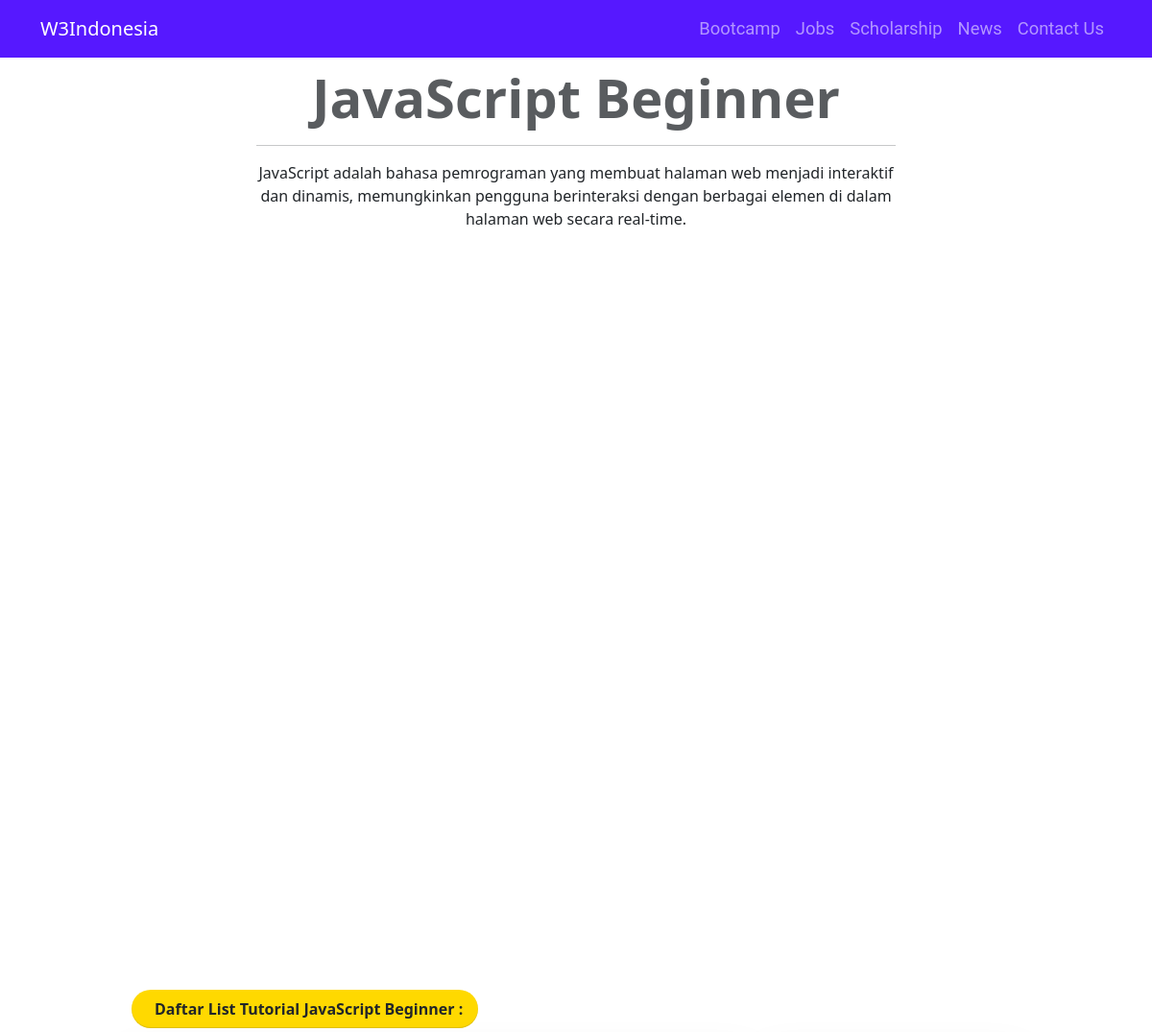
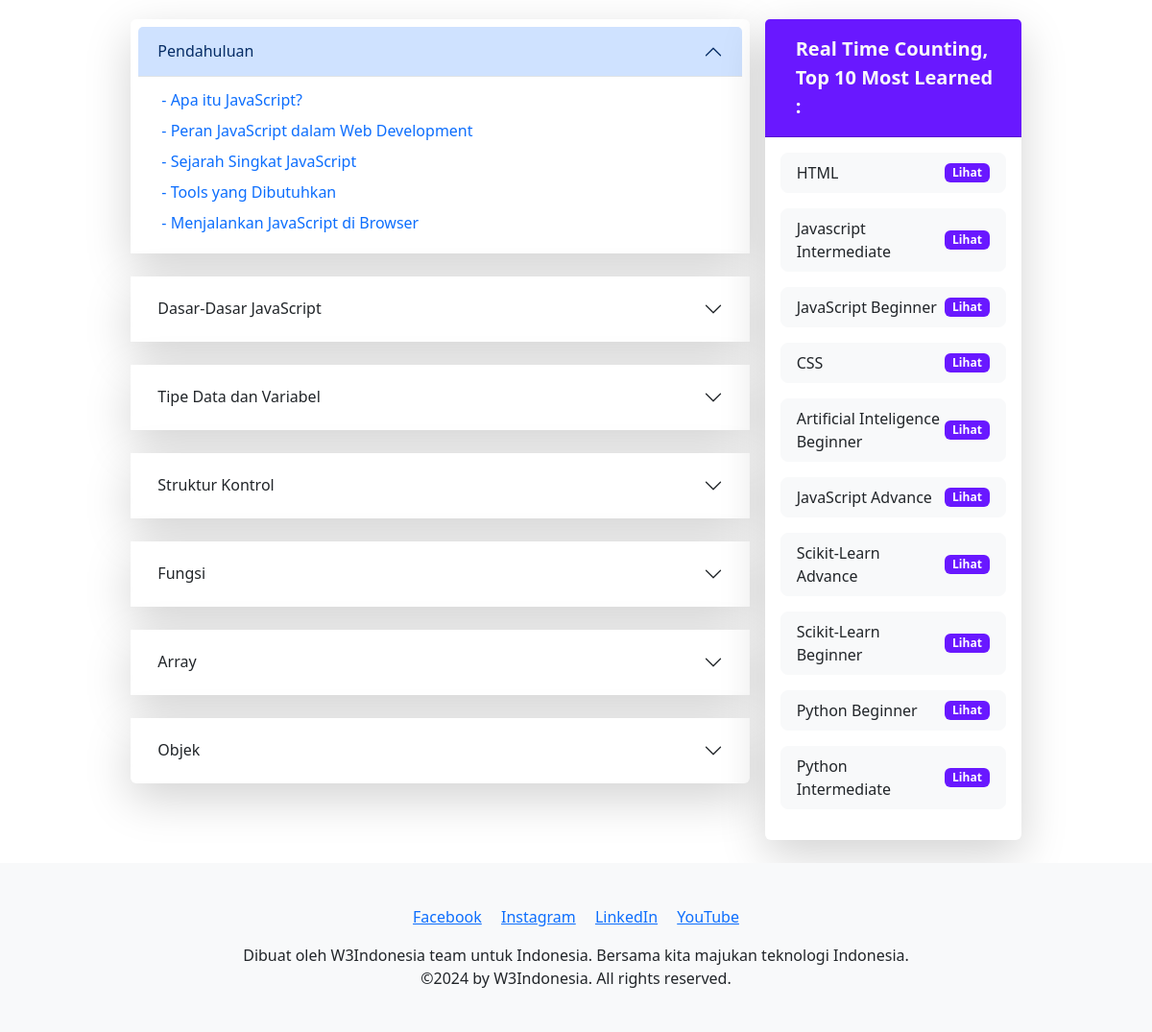
/tutorial/javascript-beginner/, run on the app's committed database (2 pictures, top to bottom).
### tutorial/models.py (models this page shows, shortened)
class Category(models.Model):
    name = models.CharField(max_length=255, validators=[validate_unicode])
    description = models.TextField(blank=True)
    slug = models.SlugField(unique=True, max_length=100, validators=[validate_unicode])
    order = models.IntegerField(default=0)
    views = models.IntegerField(default=0)
    def save(self, *args, **kwargs):
        super().save(*args, **kwargs)
    def __init__(self, *args, **kwargs):
        super().__init__(*args, **kwargs)
        self.__original_name = self.name
    class Meta:
        ordering = ['order']

class Subcategory(models.Model):
    category = models.ForeignKey(Category, related_name='subcategories', on_delete=models.CASCADE)
    name = models.CharField(max_length=255, validators=[validate_unicode])
    slug = models.SlugField(unique=False, max_length=100, validators=[validate_unicode])
    order = models.PositiveIntegerField(default=0)
    def __init__(self, *args, **kwargs):
        super().__init__(*args, **kwargs)
        self.__original_name = self.name
    class Meta:
        unique_together = ('slug', 'category')

class Article(models.Model):
    STATUS_CHOICES = [
        ('draft', 'Draft'),
        ('publish', 'Publish'),
    ]
    category = models.ForeignKey(Category, related_name='articles', on_delete=models.CASCADE, null=True, blank=True)
    subcategory = models.ForeignKey(Subcategory, related_name='articles', on_delete=models.CASCADE)
    title = models.CharField(max_length=255, validators=[validate_unicode])
    slug = models.SlugField(max_length=100, validators=[validate_unicode])
    content = RichTextField()
    created_at = models.DateTimeField(auto_now_add=True)
    updated_at = models.DateTimeField(auto_now=True)
    order = models.IntegerField(default=0)
    status = models.CharField(max_length=10, choices=STATUS_CHOICES, default='draft')
    def __init__(self, *args, **kwargs):
        super().__init__(*args, **kwargs)
        self.__original_title = self.title
    class Meta:
        constraints = [
            UniqueConstraint(fields=['subcategory', 'slug'], name='unique_slug_in_subcategory')
        ]

### tutorial/views.py (the view)
# urls.py: path('<slug:category_slug>/', views.tutorial_page, name='tutorial_page'),
def tutorial_page(request, category_slug):
    category = get_object_or_404(Category, slug=category_slug)
    category.views += 1
    category.save()
    subcategories = category.subcategories.prefetch_related('articles')
    top_categories = Category.objects.order_by('-views')[:10]
    categories = Category.objects.all()
    context = {
        'category': category,
        'categories': categories,
        'subcategories': subcategories,
        'top_categories': top_categories,
    }
    return render(request, 'tutorial/tutorial_page.html', context)

### templates/tutorial/tutorial_page.html (shortened to what this page needs)
{% extends 'base.html' %}
{% block navbar %}
    <nav class="navbar navbar-expand-lg bg-navbar navbar-dark fixed-top">
        <div class="container">
            <a class="navbar-brand mx-auto" href="/">W3Indonesia</a>
            <div class="collapse navbar-collapse" id="navbarNav">
                <ul class="navbar-nav ms-auto">
                    <li class="nav-item">
                        <a class="nav-link" href="/bootcamp/">Bootcamp</a>
                    </li>
                    <li class="nav-item">
                        <a class="nav-link" href="/jobs/">Jobs</a>
                    </li>
                    <li class="nav-item">
                        <a class="nav-link" href="/scholarship/">Scholarship</a>
                    </li>
                    <li class="nav-item">
                        <a class="nav-link" href="/news/">News</a>
                    </li>
                    <li class="nav-item">
                        <a class="nav-link" href="/contact/">Contact Us</a>
                    </li>
                </ul>
            </div>
        </div>
    </nav>
{% endblock %}
{% block content %}
<div class="container-fluid mt-5">
    <div class="row justify-content-center text-center">
        <div class="col-12 col-md-7">
            <h1 class="display-4 fw-bold text-muted">{{ category.name }}</h1>
            <hr>
            {{ category.description|safe }}
            <br>
        </div>
    </div>
</div>
<br>
<div class="container" style="padding-bottom: 0;">
    <div class="row justify-content-center align-items-center">
        <div class="col-md-10">
            <p class="d-sm-inline-flex align-items-center ps-4 py-2 px-3 mb-0 mb-sm-0 rounded-5 masthead-notice" style="font-weight: bold;">
                <span class="text-center">Daftar List Tutorial {{ category.name }} :</span>
            </p>
        </div>
    </div>
</div>
<div class="container">
    <div class="row justify-content-center g-3">
        <div class="col-md-7 col-lg-7">
            <div class="container">
                <div class="row">
                    <div class="col-md-12" style="padding: 0;">
                        <div class="accordion mt-4" id="accordionExample">
                            {% for subcategory in subcategories %}
                                <div class="accordion-item shadow-lg rounded-lg border-0 p-2 mb-4">
                                    <h2 class="accordion-header" id="heading-{{ forloop.counter }}">
                                        <button class="accordion-button
                                            {% if not forloop.first %}collapsed{% endif %}
                                            text-lg font-semibold text-gray-800
                                            bg-gray-100
                                            hover:bg-gray-200
                                            transition-all
                                            rounded-lg"
                                            type="button"
                                            data-bs-toggle="collapse"
                                            data-bs-target="#collapse-{{ forloop.counter }}"
                                            aria-expanded="{% if forloop.first %}true{% else %}false{% endif %}"
                                            aria-controls="collapse-{{ forloop.counter }}">
                                            {{ subcategory.name }}
                                        </button>
                                    </h2>
                                    <div id="collapse-{{ forloop.counter }}"
                                            class="accordion-collapse collapse {% if forloop.first %}show{% endif %}"
                                            aria-labelledby="heading-{{ forloop.counter }}"
                                            data-bs-parent="#accordionExample">
                                        <div class="accordion-body bg-white py-2 text-gray-700 rounded-lg shadow-inner">
                                            <ul class="list-unstyled">
                                                {% for article in subcategory.articles.all %}
                                                    <li class="p-1">
                                                        <a href="{% url 'tutorial:article_detail' category.slug subcategory.slug article.slug %}"
                                                            class="text-blue-600 hover:text-blue-800 font-medium transition duration-300 ease-in-out text-decoration-none">
                                                            - {{ article.title }}
                                                        </a>
                                                    </li>
                                                {% empty %}
                                                    <li class="text-gray-500">Sedang Menyiapkan Materi.</li>
                                                {% endfor %}
                                            </ul>
                                        </div>
                                    </div>
                                </div>
                            {% empty %}
                                <p class="text-gray-600">Sedang Dalam Konstruksi.</p>
                            {% endfor %}
                        </div>
                    </div>
                </div>
            </div>
        </div>
        <div class="col-md-3 col-lg-3 py-4">
            <div class="position-sticky" id="sidebar-card" style="top: 100px;">
                <div class="card shadow-lg border-0">
                    <div class="card-header">
                        <p class="ms-2 fs-5 fw-bold p-2 mb-0 card-title text-light">Real Time Counting,<br>Top 10 Most Learned :</p>
                    </div>
                    <div class="card-body">
                        <ul class="list-unstyled">
                            {% for category in top_categories %}
                                <li class="mb-3">
                                    <a href="{% url 'tutorial:tutorial_page' category.slug %}"
                                       class="d-block text-decoration-none text-dark py-2 px-3 rounded-3 hover-shadow-sm bg-light border border-1 border-light transition-all">
                                        <div class="d-flex justify-content-between align-items-center">
                                            <span class="">{{ category.name }}</span>
                                            <span class="badge">Lihat</span>
                                        </div>
                                    </a>
                                </li>
                            {% empty %}
                                <li class="text-muted">Tidak ada kategori yang tersedia.</li>
                            {% endfor %}
                        </ul>
                    </div>
                </div>
            </div>
        </div>
    </div>
</div>
{% endblock %}

### static/css/style.css (style rules this page uses)
.masthead-notice { background-color: rgb(255, 217, 0); box-shadow: inset 0 -1px 1px rgba(var(--bs-body-color-rgb), 0.15),0 0.25rem 1.5rem rgba(var(--bs-body-bg-rgb), 0.75) }
.list-unstyled { margin-bottom: 0; }
html, body { height: 100%; margin: 0; display: grid; grid-template-rows: 1fr auto; }
.bg-navbar { background-color: #6918ff; }
.container-fluid { padding: 20px; }
.bg-navbar { background-color: #5618ff; }
.card { border: 0 !important; }
.card-header { background-color: #6918ff !important; }
.badge { background-color: #6918ff !important; }
.navbar-nav .nav-link { font-family: "Roboto", sans-serif; font-size: 1.15rem; }
.card-title { font-size: 1.1rem; font-weight: bold; }

### data on the page
Category: name "JavaScript Beginner", description "JavaScript adalah bahasa pemrograman yang membuat halaman web menjadi interaktif dan dinamis, memungkinkan pengguna berinteraksi dengan berbagai elemen di dalam halaman web secara real-time."
Subcategory: name "Pendahuluan"
Article: title "Apa itu JavaScript?"
Article: title "Peran JavaScript dalam Web Development"
Article: title "Sejarah Singkat JavaScript"
Article: title "Tools yang Dibutuhkan"
Article: title "Menjalankan JavaScript di Browser"
Subcategory: name "Dasar-Dasar JavaScript"
Subcategory: name "Tipe Data dan Variabel"
Subcategory: name "Struktur Kontrol"
Subcategory: name "Fungsi"
Subcategory: name "Array"
Subcategory: name "Objek"
Category: name "HTML"
Category: name "Javascript Intermediate"
Category: name "CSS"
Category: name "Artificial Inteligence Beginner"
Category: name "JavaScript Advance"
Category: name "Scikit-Learn Advance"
Category: name "Scikit-Learn Beginner"
Category: name "Python Beginner"
Category: name "Python Intermediate"
